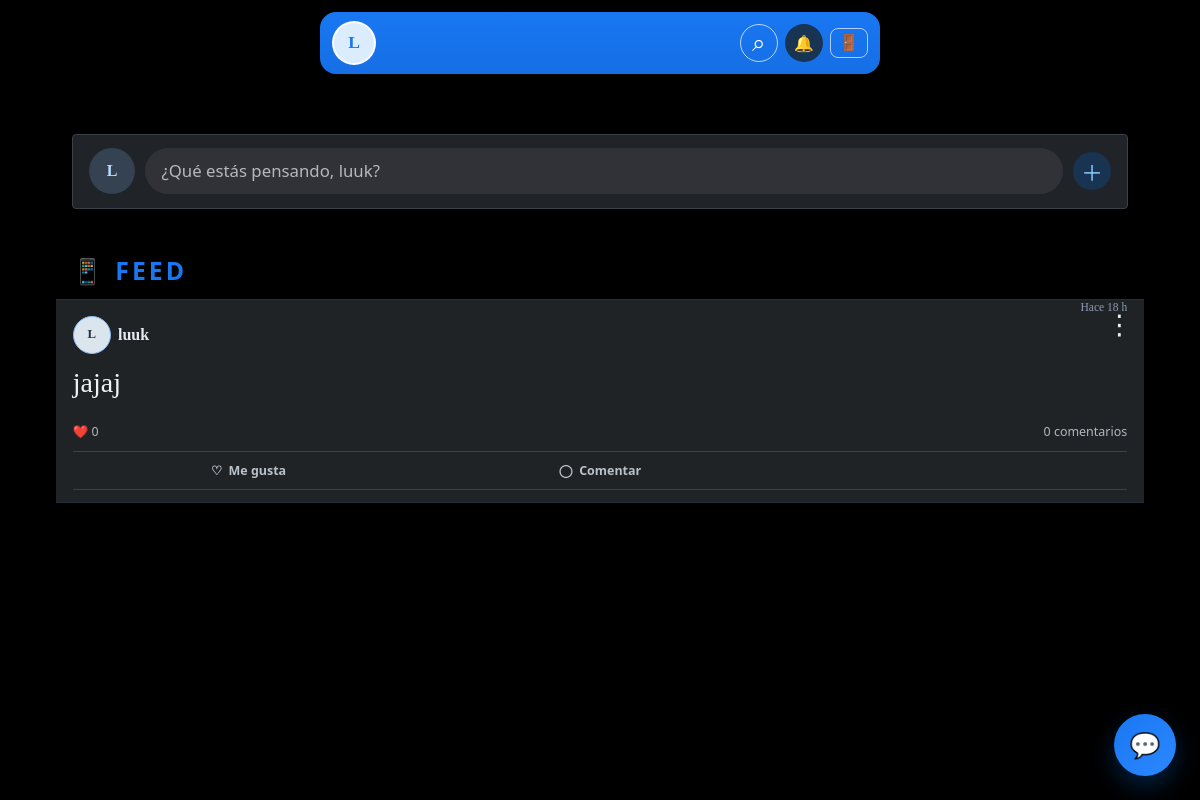
The page /home/1 (signed in) on the database as committed earlier.
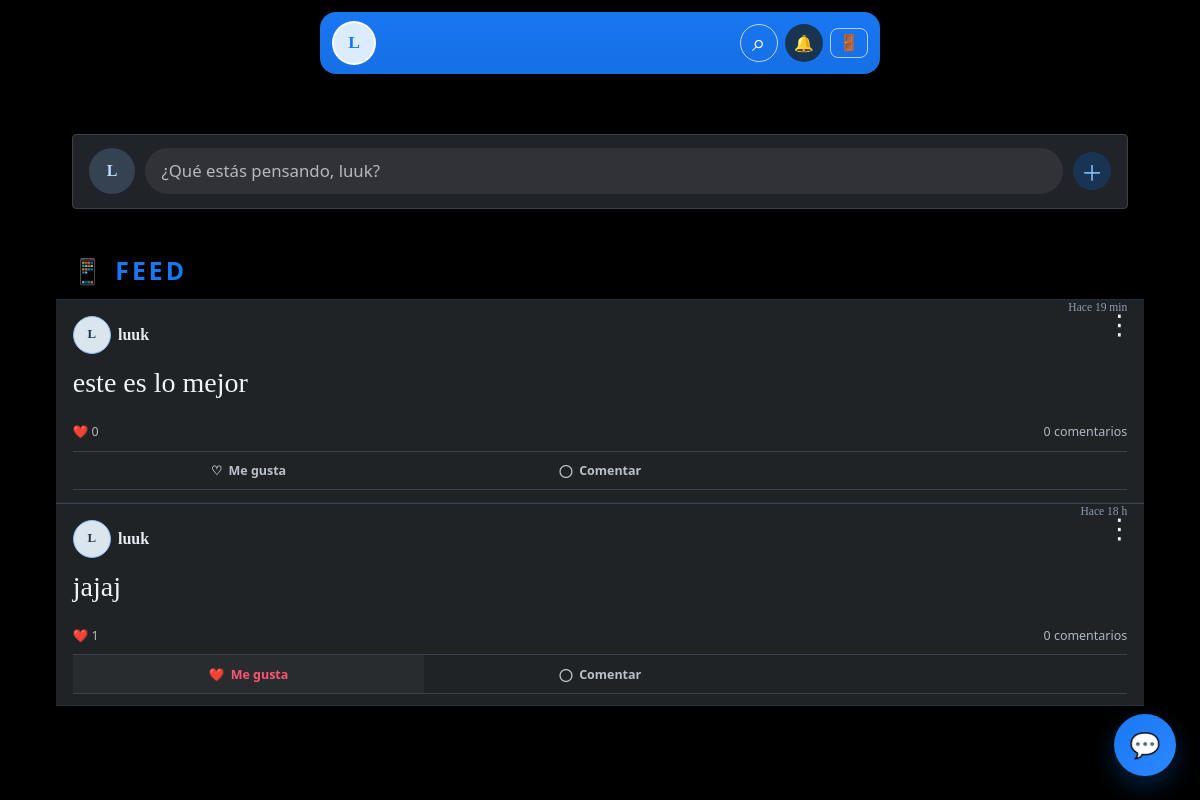
The same page on the database as committed later.
### app.py (models this page shows)
class Usuario(db.Model):
    id = db.Column(db.Integer, primary_key=True)
    telefono = db.Column(db.String(20), unique=True, nullable=False)
    telefono_publico = db.Column(db.Boolean, default=False, nullable=False)
    usuario = db.Column(db.String(80), unique=True, nullable=False)
    password = db.Column(db.String(200), nullable=False)
    nombre = db.Column(db.String(100))
    bio = db.Column(db.Text)
    foto = db.Column(db.String(200))  # URL o ruta de imagen
    foto_data = db.Column(db.Text)  # Imagen subida, guardada en la base de datos

class Post(db.Model):
    id = db.Column(db.Integer, primary_key=True)
    texto = db.Column(db.Text, nullable=False)
    imagen = db.Column(db.String(255))  # Ruta de imagen
    video = db.Column(db.String(255))
    autor_id = db.Column(db.Integer, db.ForeignKey('usuario.id'), nullable=False)
    autor = db.Column(db.String(80), nullable=False)
    fecha = db.Column(db.DateTime, default=datetime.utcnow)
    likes_count = db.relationship('Like', cascade='all, delete-orphan', lazy=True)
    comentarios = db.relationship('Comentario', cascade='all, delete-orphan', lazy=True,
                                  order_by='Comentario.fecha.asc()')

### app.py (the view)
@app.route("/home/<int:user_id>")
def home(user_id):
    if session.get('user_id') != user_id:
        flash("Inicia sesión para continuar.", "danger")
        return redirect(url_for("login"))
    user = Usuario.query.get(user_id)
    if user:
        posts = Post.query.order_by(Post.fecha.desc()).all()
        usuarios = Usuario.query.all()
        usuarios_dict = {u.usuario: u for u in usuarios}
        user_likes = {like.post_id for like in Like.query.filter_by(usuario_id=user.id).all()}
        unread_count = Mensaje.query.filter(
            Mensaje.grupo_id.is_(None),
            Mensaje.receptor_id == user.id,
            Mensaje.leido.is_(False),
        ).count()
        return render_template("home.html", usuario=user, user_id=user.id, posts=posts,
                     usuarios_dict=usuarios_dict, user_likes=user_likes,
                     unread_count=unread_count,
                     notification_count=Notificacion.query.filter_by(usuario_id=user.id, leida=False).count())
    else:
        flash("Usuario no encontrado.")
        return redirect(url_for("index"))

### app.py (called while the page is built)
@app.template_filter("timeago")
def timeago(value):
    if not value:
        return "Ahora"
    seconds = max(0, int((datetime.utcnow() - value).total_seconds()))
    if seconds < 60:
        return "Ahora"
    minutes = seconds // 60
    if minutes < 60:
        return f"Hace {minutes} min"
    hours = minutes // 60
    if hours < 24:
        return f"Hace {hours} h"
    days = hours // 24
    return f"Hace {days} día{'s' if days != 1 else ''}"

### templates/home.html (shortened to what this page needs)
<!DOCTYPE html>
<html lang="es">
<head>
    <link rel="stylesheet" type="text/css" href="{{ url_for('static', filename='style_new.css') }}">
</head>
<body>
    <a class="messages-fab" href="{{ url_for('mensajes', user_id=user_id) }}" aria-label="Abrir mensajes">
        <span class="messages-fab-icon">💬</span>
    </a>
    <header class="home-header">
        <div class="container home-header-stack">
            <div class="home-toolbar">
                <a href="{{ url_for('perfil', user_id=usuario.id, current_user_id=usuario.id) }}" class="profile-avatar-link" aria-label="Abrir mi perfil" title="Mi perfil">
                    {% if usuario.foto_data or usuario.foto %}
                        <img src="{{ usuario.foto_data or usuario.foto }}" alt="Foto de perfil de {{ usuario.usuario }}">
                    {% else %}
                        <span>{{ usuario.usuario[0]|upper }}</span>
                    {% endif %}
                </a>
                <div class="home-toolbar-actions">
                    <div class="header-search" id="header-search">
                        <button type="button" class="search-toggle" id="search-toggle" aria-label="Buscar perfiles" title="Buscar perfiles" aria-expanded="false">⌕</button>
                    </div>
                    <a class="notifications-link" href="{{ url_for('notificaciones', user_id=user_id) }}" aria-label="Abrir notificaciones" title="Notificaciones">🔔</a>
                    <a href="/logout" class="logout-button" aria-label="Cerrar sesión" title="Cerrar sesión" onclick="return window.confirm('¿Seguro que quieres cerrar sesión?');"><span aria-hidden="true">🚪</span></a>
                </div>
            </div>
        </div>
    </header>
    <main class="feed-page container">
        <div class="post-card composer-card">
            <div class="card-body">
                <div class="composer-launcher" onclick="openComposer()" role="button" tabindex="0" aria-label="Crear una publicación">
                    {% if usuario.foto_data or usuario.foto %}
                        <img class="composer-avatar" src="{{ usuario.foto_data or usuario.foto }}" alt="">
                    {% else %}
                        <span class="composer-avatar composer-avatar-fallback">{{ usuario.usuario[0]|upper }}</span>
                    {% endif %}
                    <span class="composer-launch-text">¿Qué estás pensando, {{ usuario.usuario }}?</span>
                    <span class="composer-launch-arrow" aria-hidden="true">＋</span>
                </div>
            </div>
        </div>
        <h2 class="feed-title">📱 Feed</h2>
        {% if posts %}
            {% for post in posts %}
            <div class="post-card pressable-post" data-menu-target="post-menu-{{ post.id }}" data-comment-post="{{ post.id }}">
                <div class="card-body">
                    {% if post.autor_id == user_id %}
                        <button class="post-menu-trigger" type="button" aria-label="Opciones de publicación" onclick="toggleMenu('post-menu-{{ post.id }}')">⋮</button>
                    {% endif %}
                    <div class="post-meta">
                        {% set post_user = usuarios_dict.get(post.autor) %}
                        {% if post_user %}
                            <a href="{{ url_for('perfil', user_id=post_user.id, current_user_id=user_id) }}" class="post-author">
                                {% if post_user.foto_data or post_user.foto %}
                                    <img src="{{ post_user.foto_data or post_user.foto }}" alt="" class="post-author-avatar">
                                {% else %}
                                    <span class="post-author-avatar post-author-avatar-fallback">{{ post.autor[0]|upper }}</span>
                                {% endif %}
                                <span>{{ post.autor }}</span>
                            </a>
                        {% else %}
                            <span class="post-author"><span class="post-author-avatar post-author-avatar-fallback">{{ post.autor[0]|upper }}</span><span>{{ post.autor }}</span></span>
                        {% endif %}
                        <span class="post-time" title="{{ post.fecha.strftime('%d/%m/%Y %H:%M') if post.fecha else 'Ahora' }}">{{ post.fecha|timeago }}</span>
                    </div>
                    {% if post.texto %}
                        <p class="card-text">{{ post.texto }}</p>
                    {% endif %}
                    <div class="post-engagement-summary">
                        <span>❤️ {{ post.likes_count|length }}</span>
                        <button type="button" class="comment-count-link" onclick="focusComment({{ post.id }})">{{ post.comentarios|length }} comentarios</button>
                    </div>
                    <div class="post-actions">
                        {% if post.id in user_likes %}
                            <a href="/like/{{ post.id }}/{{ user_id }}" class="post-action liked like-button">
                                ❤️ <span>Me gusta</span>
                            </a>
                        {% else %}
                            <a href="/like/{{ post.id }}/{{ user_id }}" class="post-action like-button">
                                ♡ <span>Me gusta</span>
                            </a>
                        {% endif %}
                        <button type="button" class="post-action post-comment-action" aria-expanded="false" onclick="focusComment({{ post.id }})">◯ <span>Comentar</span></button>
                    </div>
                </div>
            </div>
            {% endfor %}
        {% else %}
            <div class="alert alert-info">
                📝 No hay posts aún. ¡Sé el primero en publicar algo increíble!
            </div>
        {% endif %}
    </main>
</body>
</html>

Rows that differ between the two databases and show on the page:
added Post: autor "L", autor "luuk", fecha "Hace 19 min", texto "este es lo mejor", likes_count|length "0", comentarios|length "0"
computed for Post "jajaj": likes_count|length "0" → "1"; text "♡" → "❤️"
